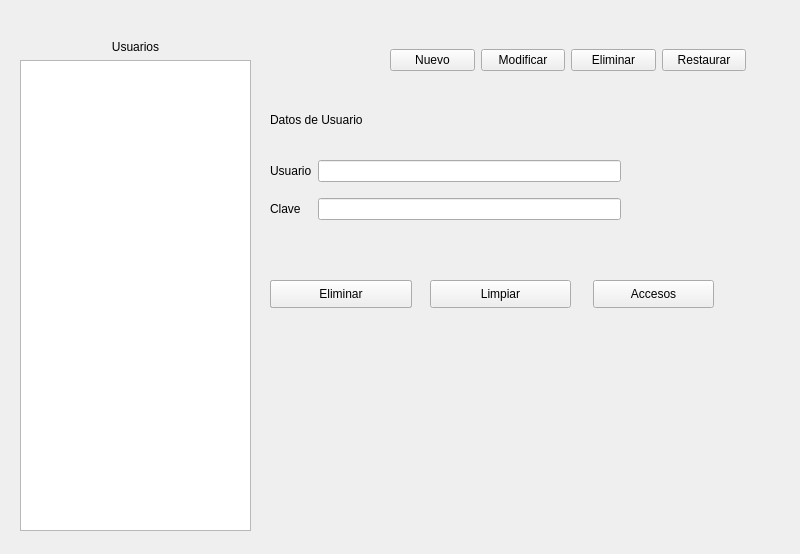
<?xml version="1.0" encoding="UTF-8"?>
<ui version="4.0">
 <class>MainWindow</class>
 <widget class="QMainWindow" name="MainWindow">
  <property name="geometry">
   <rect>
    <x>0</x>
    <y>0</y>
    <width>800</width>
    <height>554</height>
   </rect>
  </property>
  <property name="windowTitle">
   <string>Mantenimiento Usuarios</string>
  </property>
  <widget class="QWidget" name="centralwidget">
   <widget class="QLabel" name="label">
    <property name="geometry">
     <rect>
      <x>0</x>
      <y>0</y>
      <width>801</width>
      <height>561</height>
     </rect>
    </property>
    <property name="styleSheet">
     <string notr="true">background-image: url(:/imagenes/fondoaplicacion.jpg);</string>
    </property>
    <property name="text">
     <string/>
    </property>
   </widget>
   <widget class="QWidget" name="horizontalLayoutWidget">
    <property name="geometry">
     <rect>
      <x>390</x>
      <y>20</y>
      <width>356</width>
      <height>80</height>
     </rect>
    </property>
    <layout class="QHBoxLayout" name="horizontalLayout">
     <item>
      <widget class="QPushButton" name="btnNuevo">
       <property name="text">
        <string>Nuevo</string>
       </property>
      </widget>
     </item>
     <item>
      <widget class="QPushButton" name="btnModificar">
       <property name="text">
        <string>Modificar</string>
       </property>
      </widget>
     </item>
     <item>
      <widget class="QPushButton" name="btnEliminar">
       <property name="text">
        <string>Eliminar</string>
       </property>
      </widget>
     </item>
     <item>
      <widget class="QPushButton" name="btnRestaurar">
       <property name="text">
        <string>Restaurar</string>
       </property>
      </widget>
     </item>
    </layout>
   </widget>
   <widget class="QWidget" name="verticalLayoutWidget">
    <property name="geometry">
     <rect>
      <x>20</x>
      <y>40</y>
      <width>231</width>
      <height>491</height>
     </rect>
    </property>
    <layout class="QVBoxLayout" name="verticalLayout">
     <item>
      <widget class="QLabel" name="label_2">
       <property name="layoutDirection">
        <enum>Qt::LeftToRight</enum>
       </property>
       <property name="text">
        <string>Usuarios</string>
       </property>
       <property name="alignment">
        <set>Qt::AlignCenter</set>
       </property>
      </widget>
     </item>
     <item>
      <widget class="QTableView" name="listaUsuarios"/>
     </item>
    </layout>
   </widget>
   <widget class="QWidget" name="gridLayoutWidget">
    <property name="geometry">
     <rect>
      <x>270</x>
      <y>150</y>
      <width>351</width>
      <height>80</height>
     </rect>
    </property>
    <layout class="QGridLayout" name="gridLayout">
     <item row="0" column="0">
      <widget class="QLabel" name="label_3">
       <property name="text">
        <string>Usuario</string>
       </property>
      </widget>
     </item>
     <item row="1" column="0">
      <widget class="QLabel" name="label_4">
       <property name="text">
        <string>Clave</string>
       </property>
      </widget>
     </item>
     <item row="0" column="1">
      <widget class="QLineEdit" name="txtUsuario"/>
     </item>
     <item row="1" column="1">
      <widget class="QLineEdit" name="txtClave"/>
     </item>
    </layout>
   </widget>
   <widget class="QLabel" name="label_5">
    <property name="geometry">
     <rect>
      <x>270</x>
      <y>110</y>
      <width>121</width>
      <height>20</height>
     </rect>
    </property>
    <property name="text">
     <string>Datos de Usuario</string>
    </property>
   </widget>
   <widget class="QPushButton" name="btnAccesosU">
    <property name="geometry">
     <rect>
      <x>593</x>
      <y>280</y>
      <width>121</width>
      <height>28</height>
     </rect>
    </property>
    <property name="text">
     <string>Accesos</string>
    </property>
   </widget>
   <widget class="QPushButton" name="btnmodificar2">
    <property name="geometry">
     <rect>
      <x>270</x>
      <y>280</y>
      <width>142</width>
      <height>28</height>
     </rect>
    </property>
    <property name="text">
     <string>Modificar</string>
    </property>
   </widget>
   <widget class="QPushButton" name="btnGuardar">
    <property name="geometry">
     <rect>
      <x>270</x>
      <y>280</y>
      <width>142</width>
      <height>28</height>
     </rect>
    </property>
    <property name="text">
     <string>Guardar</string>
    </property>
   </widget>
   <widget class="QPushButton" name="btnLimpiar">
    <property name="geometry">
     <rect>
      <x>430</x>
      <y>280</y>
      <width>141</width>
      <height>28</height>
     </rect>
    </property>
    <property name="text">
     <string>Limpiar</string>
    </property>
   </widget>
   <widget class="QPushButton" name="btnEliminar2">
    <property name="geometry">
     <rect>
      <x>270</x>
      <y>280</y>
      <width>142</width>
      <height>28</height>
     </rect>
    </property>
    <property name="text">
     <string>Eliminar</string>
    </property>
   </widget>
  </widget>
 </widget>
 <resources>
  <include location="imagenes/imagenes.qrc"/>
 </resources>
 <connections/>
</ui>
